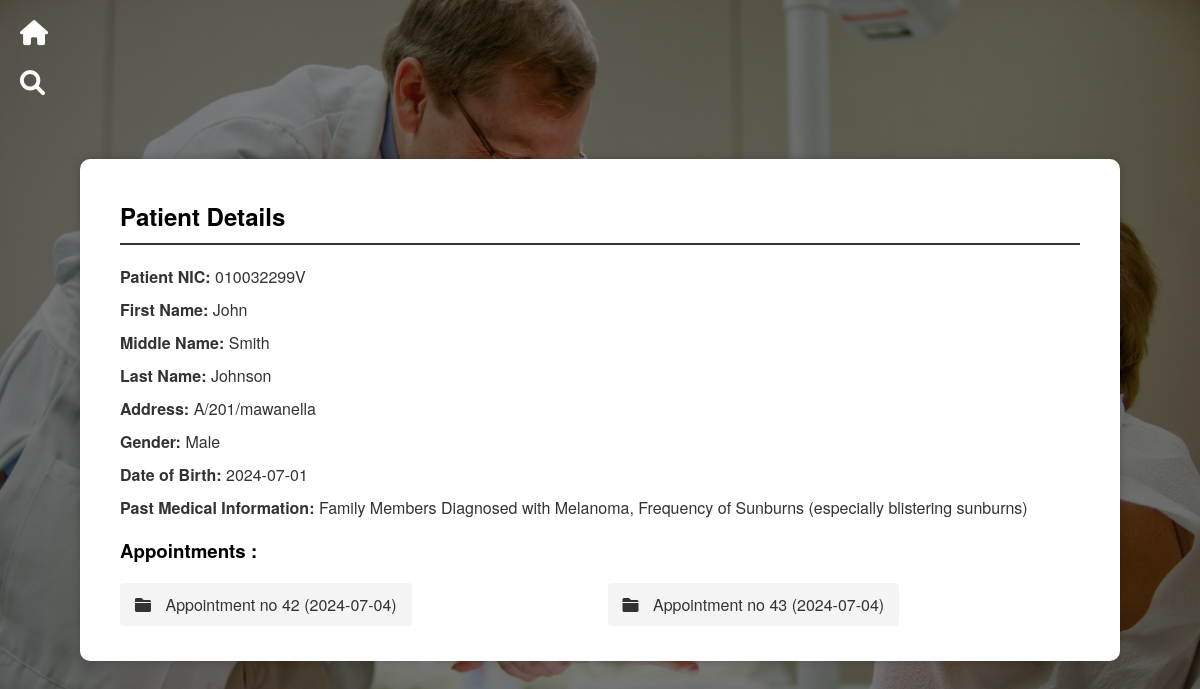
The app's page /admin/display_patient.php?patient_nic=010032299V (signed in) with its own data.
### tables this page shows
CREATE TABLE `patients` (
  `patient_id` int(11) NOT NULL,
  `patient_nic` varchar(10) NOT NULL,
  `first_name` varchar(50) NOT NULL,
  `middle_name` varchar(50) DEFAULT NULL,
  `last_name` varchar(50) NOT NULL,
  `address` text NOT NULL,
  `gender` enum('Male','Female','Other') NOT NULL,
  `date_of_birth` date NOT NULL,
  `past_medical_information` text DEFAULT NULL,
  `created_at` timestamp NOT NULL DEFAULT current_timestamp(),
  `updated_at` timestamp NOT NULL DEFAULT current_timestamp() ON UPDATE current_timestamp(),
  `mediRegNum` varchar(255) DEFAULT NULL,
  `is_check` tinyint(1) NOT NULL DEFAULT 0
);

### admin/display_patient.php (the view, shortened to what this page needs)
<?php
if (isset($_GET['patient_nic'])) {
    $patient_nic = $_GET['patient_nic'];
    $servername = "localhost";
    $username = "root";
    $password = "";
    $dbname = "doctor_registration";
    $conn = new mysqli($servername, $username, $password, $dbname);
    $stmt = $conn->prepare("SELECT * FROM patients WHERE patient_nic = ?");
    $stmt->bind_param("s", $patient_nic);
    $stmt->execute();
    $result = $stmt->get_result();
    if ($result->num_rows > 0) {
        $row = $result->fetch_assoc();
        echo "<div class='container'>";
        echo "<h2>Patient Details</h2>";
        echo "<p><strong>Patient NIC:</strong> " . htmlspecialchars($row["patient_nic"]) . "</p>";
        echo "<p><strong>First Name:</strong> " . htmlspecialchars($row["first_name"]) . "</p>";
        echo "<p><strong>Middle Name:</strong> " . htmlspecialchars($row["middle_name"]) . "</p>";
        echo "<p><strong>Last Name:</strong> " . htmlspecialchars($row["last_name"]) . "</p>";
        echo "<p><strong>Address:</strong> " . htmlspecialchars($row["address"]) . "</p>";
        echo "<p><strong>Gender:</strong> " . htmlspecialchars($row["gender"]) . "</p>";
        echo "<p><strong>Date of Birth:</strong> " . htmlspecialchars($row["date_of_birth"]) . "</p>";
        echo "<p><strong>Past Medical Information:</strong> " . htmlspecialchars($row["past_medical_information"]) . "</p>";
        $patient_folder = 'patients/' . htmlspecialchars($patient_nic);
        if (is_dir($patient_folder)) {
            echo "<h3>Appointments :</h3>";
            $appointment_folders = glob($patient_folder . '/Appointment no *');
            if ($appointment_folders) {
                echo "<ul class='folder-list'>";
                foreach ($appointment_folders as $folder) {
                    $folder_name = basename($folder);
                    echo "<li><a href='display_appointment.php?folder=" . urlencode($folder) . "'><i class='fas fa-folder'></i> " . htmlspecialchars($folder_name) . "</a></li>";
                }
                echo "</ul>";
            } else {
                echo "<p>No appointment folders found.</p>";
            }
        } else {
            echo "<p>No patient folder found.</p>";
        }
        echo "</div>";
    } else {
        echo "<div class='container'><p>No patient found with NIC: " . htmlspecialchars($patient_nic) . "</p></div>";
    }
} else {
    echo "<div class='container'><p>No NIC provided.</p></div>";
}
?>
<!DOCTYPE html>
<html lang="en">
<head>
    <link rel="stylesheet" href="https://cdnjs.cloudflare.com/ajax/libs/font-awesome/6.0.0-beta3/css/all.min.css">
</head>
<body>
    <a href="admin_panel.php" class="icon home-icon"><i class="fas fa-home"></i></a>
    <a href="search_patient.php" class="icon search-icon"><i class="fas fa-search"></i></a>
</body>
</html>

### admin/display_patient.php (style rules this page uses)
.icon { position: absolute; top: 20px; left: 20px; font-size: 25px; color: #fff; cursor: pointer; }
.home-icon { top: 20px; }
.search-icon { top: 70px; }
body { font-family: 'Helvetica Neue', Helvetica, Arial, sans-serif; background: linear-gradient(rgba(0,0,0,0.5), rgba(0,0,0,0.5)), url('panel.jpg') no-repeat center center fixed; background-size: cover; display: flex; justify-content: center; align-items: center; min-height: 100vh; margin: 0; position: relative; }
.container { width: 80%; max-width: 1000px; background: #fff; padding: 20px 40px; border-radius: 10px; box-shadow: 0 0 10px rgba(0, 0, 0, 0.2); text-align: left; margin-top: 20px; }
h2 { border-bottom: 2px solid #333; padding-bottom: 10px; margin-bottom: 20px; font-size: 24px; }
p { margin: 10px 0; font-size: 16px; color: #333; }
.folder-list { list-style-type: none; padding: 0; margin: 0; display: grid; grid-template-columns: repeat(auto-fit, minmax(200px, 1fr)); gap: 15px; }
.folder-list li { margin-bottom: 15px; }
.folder-list li a { text-decoration: none; color: #333; background-color: #f4f4f4; padding: 10px 15px; display: inline-block; border-radius: 4px; transition: background-color 0.3s, color 0.3s; }
.folder-list li a i { margin-right: 10px; }

### records on screen
patients: patient_nic "010032299V", first_name "John", middle_name "Smith", last_name "Johnson", address "A/201/mawanella", gender "Male", date_of_birth "2024-07-01", past_medical_information "Family Members Diagnosed with Melanoma, Frequency of Sunburns (especially blistering sunburns)"

### other values on screen
$folder_name "Appointment no 42 (2024-07-04)"
$folder_name "Appointment no 43 (2024-07-04)"
